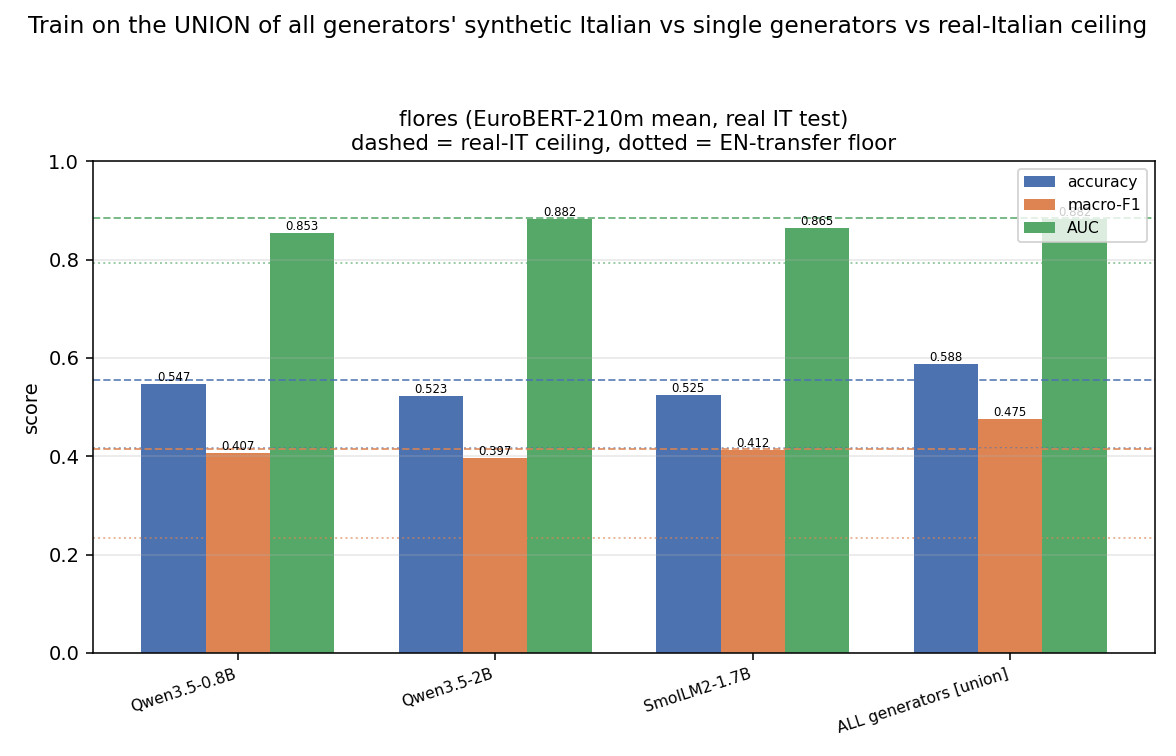

Generate this figure with Python:
"""all_paraphrases.py -- train the downstream classifier on the UNION of ALL generators'
synthetic Italian paraphrases (pooled), and compare against each single generator, the
real-Italian "ceiling", and the English-transfer "floor".

Idea
----
``gen_compare.py`` trains the SAME classifier once per generator.  Here we instead POOL the
synthetic Italian of every available generator into ONE training set and ask whether the
union beats the best single generator and how close it gets to the real-Italian ceiling.

Pipeline (matches ``gen_compare.py`` exactly)
---------------------------------------------
* Synthetic Italian per generator is read from the ``gen_compare`` cache
  (``%TEMP%\\opencode\\gen_compare\\gen_<gen>_<dataset>_<n>_<hash>.json``); nothing is generated.
* EuroBERT-**210m** **mean** embeddings (no per-language z-scoring -- gen_compare uses none).
  FLORES: fp32 forward, plain tokenization truncated to 511.  Toxic: bf16 forward, max_len 512.
* XGBoost, hist / max_bin 64 / cpu / n_jobs 2 / seed 0 / depth 8 / mcw 5 / lr 0.1 / n 400;
  FLORES ``multi:softprob`` (12-class), toxic ``binary:logistic``.
* Evaluate on the **real Italian** test.

Union features (no GPU needed)
------------------------------
EuroBERT mean pooling is **per-text**, so the union's feature matrix is exactly the vertical
stack of the per-generator mean embeddings (with the same row labels repeated).  We therefore
build ``X_union = vstack(emb_g for g in generators)`` from the cached per-generator matrices,
which is identical to embedding the pooled text -- and needs no embedder at all.  A GPU is
used only if a per-generator synthetic embedding cache is missing (toxic, when those bytes
land) and the embedder must actually run.

Outputs (create-only): ``all_paraphrases.json`` / ``.md`` / ``.png``.

Usage
-----
    python all_paraphrases.py                    # FLORES now (+ toxic if all gens cached)
    python all_paraphrases.py --datasets flores
    python all_paraphrases.py --from-json        # rebuild .md/.png from all_paraphrases.json
"""
import os

for _v in ("OMP_NUM_THREADS", "MKL_NUM_THREADS", "OPENBLAS_NUM_THREADS", "NUMEXPR_NUM_THREADS"):
    os.environ.setdefault(_v, "2")
os.environ.setdefault("TOKENIZERS_PARALLELISM", "false")
os.environ.setdefault("HF_HUB_DISABLE_TELEMETRY", "1")

import argparse
import glob
import json
import sys
import time

import numpy as np

REPO = os.path.dirname(os.path.abspath(__file__))
if REPO not in sys.path:
    sys.path.insert(0, REPO)

import gen_compare as GC            # reuse the exact pipeline (cache, embed, XGB, metrics)
import train_flores12 as T          # FLORES sentence splits

OUT_JSON = os.path.join(REPO, "all_paraphrases.json")
OUT_MD = os.path.join(REPO, "all_paraphrases.md")
OUT_PNG = os.path.join(REPO, "all_paraphrases.png")

BB = "210m"                         # EuroBERT-210m mean (primary backbone in gen_compare)
GENERATORS = list(GC.GENERATORS)
GEN_SHORT = dict(GC.GEN_SHORT)
COMBINED = "all_combined"
COMBINED_LABEL = "ALL generators"

_T0 = time.time()
_SMOKE = False


def log(msg):
    print("[%7.1fs] %s" % (time.time() - _T0, msg), flush=True)


# ------------------------------------------------------------------ data structures
def flores_struct():
    """Rebuild the exact FLORES structure gen_compare uses (EN train+val 997+504=1501)."""
    sent = T.prepare_sentence()
    y = np.asarray(sent["y"], dtype=int)
    tr, va, te = sent["train_idx"], sent["val_idx"], sent["test_idx"]
    trva = np.concatenate([tr, va])
    cur = sent["cur"]
    en_src = cur.iloc[trva]["en"].astype(str).tolist()
    it_ref = cur.iloc[trva]["it"].astype(str).tolist()
    return {"y": y, "trva": trva, "te": te, "en_src": en_src, "it_ref": it_ref,
            "sent": sent, "n_train": int(len(tr)), "n_val": int(len(va)),
            "n_test": int(len(te)), "classes": sent["classes"]}


def toxic_struct(en_cap, seed):
    """Rebuild the exact toxic structure gen_compare uses (EN train capped to en_cap, seed)."""
    import pandas as pd
    DATA_DIR = GC.DATA_DIR

    def read_split(lang, split):
        df = pd.read_parquet(os.path.join(DATA_DIR, "%s_%s.parquet" % (lang, split)))
        return df["text"].astype(str).tolist(), df["is_toxic"].astype(int).to_numpy()

    en_tr_text, y_en_all = read_split("en", "train")
    _, y_it_tr = read_split("it", "train")
    _, y_it_te = read_split("it", "test")
    n_en = len(y_en_all)
    cap = min(en_cap, n_en)
    rng = np.random.default_rng(seed)
    rows_used = np.sort(rng.choice(n_en, size=cap, replace=False))
    en_use = [en_tr_text[i] for i in rows_used]
    return {"en_src": en_use, "rows_used": rows_used, "y_en_all": y_en_all,
            "y_it_tr": y_it_tr, "y_it_te": y_it_te, "n_en": n_en,
            "en_cap": int(len(rows_used)), "n_it_train": int(len(y_it_tr)),
            "n_it_test": int(len(y_it_te))}


# ------------------------------------------------------------------ cache / embeddings
def gen_cache_path(generator, dataset, texts):
    """Exact path gen_compare.generate_italian would use for these (generator, dataset)."""
    return os.path.join(GC.CACHE, "gen_%s_%s_%d_%s.json" % (
        generator.replace("/", "__"), dataset, len(texts),
        GC._hash([generator, dataset] + list(texts))))


def load_gen(generator, dataset, texts):
    p = gen_cache_path(generator, dataset, texts)
    if not os.path.exists(p):
        return None
    with open(p, "r", encoding="utf-8") as f:
        return json.load(f)


def synth_emb(texts, ds):
    """Per-generator synthetic-Italian mean embedding (cache hit -> no GPU / no model load)."""
    model_id, dtype, max_len = GC.BACKBONES[BB]["model"], None, None
    if ds == "flores":
        dtype, max_len = "float32", GC.FLORES_EMB_MAX_LEN
    else:
        dtype, max_len = "bf16", GC.TOXIC_EMB_MAX_LEN
    return GC.ensure_synth_emb(texts, BB, ds, model_id, dtype, max_len)


def collect_generations(ds, en_src, generators):
    """Return {gen: [texts]} for the generators whose cache is present, else None entries."""
    out = {}
    for g in generators:
        cached = load_gen(g, ds, en_src)
        if cached is not None and len(cached) != len(en_src):
            log("  WARN %s/%s cache length %d != %d; ignoring"
                % (GEN_SHORT.get(g, g), ds, len(cached), len(en_src)))
            cached = None
        out[g] = cached
    return out


# ------------------------------------------------------------------ evaluation (one dataset)
def run_flores(data_ds, generators):
    f = GC.flores_data_for(BB, data_ds)
    y_tr = f["y_tr"]
    gens = collect_generations("flores", data_ds["en_src"], generators)
    available = [g for g in generators if gens[g] is not None]
    missing = [g for g in generators if gens[g] is None]
    if missing:
        log("  FLORES: generators with NO cached generations (skipped): %s"
            % ", ".join(GEN_SHORT.get(g, g) for g in missing))

    arms = {"order": [], "gaps": [GEN_SHORT.get(g, g) for g in missing]}
    arms["real_it"] = GC._eval_flores(BB, f["X_it_tr"], y_tr, f["X_it_te"], f["y_te"])
    arms["real_it"]["n_train"] = int(len(y_tr))
    arms["en_transfer"] = GC._eval_flores(BB, f["X_en_tr"], y_tr, f["X_it_te"], f["y_te"])
    arms["en_transfer"]["n_train"] = int(len(y_tr))

    embs = {}
    for g in available:
        log("  embedding/cached synthetic IT: %s (flores)" % GEN_SHORT.get(g, g))
        X = synth_emb(gens[g], "flores")
        embs[g] = X
        m = GC._eval_flores(BB, X, y_tr, f["X_it_te"], f["y_te"])
        m["n_train"] = int(len(y_tr))
        arms[g] = m
        log("    %-14s acc=%.4f macro_f1=%.4f auc=%.4f"
            % (GEN_SHORT.get(g, g), m["accuracy"], m["macro_f1"], m["auc"]))

    # ---- UNION: vstack of per-generator mean embeddings (= embedding the pooled text) ----
    if len(available) >= 1:
        Xcomb = np.vstack([embs[g] for g in available])
        ycomb = np.concatenate([y_tr for _ in available])
        log("  UNION (%s): X=%s y=%s (train)"
            % ("+".join(GEN_SHORT.get(g, g) for g in available), Xcomb.shape, ycomb.shape))
        mc = GC._eval_flores(BB, Xcomb, ycomb, f["X_it_te"], f["y_te"])
        mc["n_train"] = int(len(ycomb))
        mc["generators"] = list(available)
        arms[COMBINED] = mc
        log("    %-14s acc=%.4f macro_f1=%.4f auc=%.4f"
            % (COMBINED_LABEL, mc["accuracy"], mc["macro_f1"], mc["auc"]))
    arms["order"] = list(available) + [COMBINED]
    return arms


def run_toxic(data_ds, generators):
    f = GC.toxic_data_for(BB, data_ds)
    y_en = f["y_en_tr"]
    gens = collect_generations("toxic", data_ds["en_src"], generators)
    available = [g for g in generators if gens[g] is not None]
    missing = [g for g in generators if gens[g] is None]
    if missing:
        log("  TOXIC: generators with NO cached generations (skipped): %s"
            % ", ".join(GEN_SHORT.get(g, g) for g in missing))

    arms = {"order": [], "gaps": [GEN_SHORT.get(g, g) for g in missing]}
    arms["real_it"] = GC._eval_toxic(f["X_it_tr"], f["y_it_tr"], f["X_it_te"], f["y_it_te"])
    arms["real_it"]["n_train"] = int(len(f["y_it_tr"]))
    arms["en_transfer"] = GC._eval_toxic(f["X_en_tr"], f["y_en_tr"], f["X_it_te"], f["y_it_te"])
    arms["en_transfer"]["n_train"] = int(len(f["y_en_tr"]))

    embs = {}
    for g in available:
        log("  embedding/cached synthetic IT: %s (toxic)" % GEN_SHORT.get(g, g))
        X = synth_emb(gens[g], "toxic")
        embs[g] = X
        m = GC._eval_toxic(X, y_en, f["X_it_te"], f["y_it_te"])
        m["n_train"] = int(len(y_en))
        arms[g] = m
        log("    %-14s acc=%.4f f1=%.4f auc=%.4f"
            % (GEN_SHORT.get(g, g), m["accuracy"], m["f1"], m["auc"]))

    if len(available) >= 1:
        Xcomb = np.vstack([embs[g] for g in available])
        ycomb = np.concatenate([y_en for _ in available])
        log("  UNION (%s): X=%s y=%s (train)"
            % ("+".join(GEN_SHORT.get(g, g) for g in available), Xcomb.shape, ycomb.shape))
        mc = GC._eval_toxic(Xcomb, ycomb, f["X_it_te"], f["y_it_te"])
        mc["n_train"] = int(len(ycomb))
        mc["generators"] = list(available)
        arms[COMBINED] = mc
        log("    %-14s acc=%.4f f1=%.4f auc=%.4f"
            % (COMBINED_LABEL, mc["accuracy"], mc["f1"], mc["auc"]))
    arms["order"] = list(available) + [COMBINED]
    return arms


# ------------------------------------------------------------------ verdict
def verdict_for(ds, arms):
    pk = "macro_f1" if ds == "flores" else "f1"
    plabel = "macro-F1" if ds == "flores" else "F1"
    singles = {g: arms[g][pk] for g in arms["order"] if g != COMBINED and g in arms}
    best_g = max(singles, key=singles.get) if singles else None
    best_v = singles.get(best_g, float("nan"))
    comb = arms[COMBINED][pk] if COMBINED in arms else float("nan")
    ceil = arms["real_it"][pk]
    floor = arms["en_transfer"][pk]
    beats = comb > best_v + 1e-9
    pct_ceil = (100.0 * comb / ceil) if ceil else float("nan")
    txt = ("UNION of %d generator(s) reaches %.4f %s vs best single **%s** %.4f "
           "(%s) and real-IT ceiling %.4f (%.0f%% of ceiling, %+.4f vs ceiling); EN-transfer "
           "floor %.4f."
           % (len(arms.get(COMBINED, {}).get("generators", [])), comb, plabel,
              GEN_SHORT.get(best_g, best_g), best_v,
              "UNION WINS" if beats else "single wins", ceil, pct_ceil,
              (comb - ceil), floor))
    if arms.get("gaps"):
        txt += " (Missing generators: %s.)" % ", ".join(arms["gaps"])
    return {"text": txt, "beats_best_single": bool(beats), "best_single": best_g,
            "best_single_value": float(best_v), "combined_value": float(comb),
            "ceiling": float(ceil), "floor": float(floor), "pct_of_ceiling": float(pct_ceil)}


# ------------------------------------------------------------------ report / plot
def _jd(o):
    if isinstance(o, np.ndarray):
        return o.tolist()
    if isinstance(o, (np.floating,)):
        return float(o)
    if isinstance(o, (np.integer,)):
        return int(o)
    if isinstance(o, (np.bool_,)):
        return bool(o)
    return str(o)


def arm_label(a):
    if a == COMBINED:
        return COMBINED_LABEL + " [union]"
    if a == "real_it":
        return "real_it [ceiling]"
    if a == "en_transfer":
        return "en_transfer [floor]"
    return GEN_SHORT.get(a, a)


def build_md(payload):
    cfg = payload["config"]
    L = []
    L.append("# All-paraphrases: union of every generator's synthetic Italian")
    L.append("")
    L.append("We pool the synthetic Italian of **all available generators** into ONE training "
             "set and train the SAME fixed classifier (EuroBERT-**%s** mean -> XGBoost) used by "
             "`gen_compare.py`, then compare against each single generator, the **real Italian "
             "ceiling** and the **EN-transfer floor**, all evaluated on the **real Italian test**."
             % BB)
    L.append("")
    L.append("- Generators: %s." % ", ".join("`%s`" % g for g in payload["generators"]))
    L.append("- Union features = vertical stack of the per-generator mean embeddings "
             "(EuroBERT mean pooling is per-text, so this equals embedding the pooled text).")
    L.append("- XGBoost (CPU, fixed): hist, max_bin 64, cpu, n_jobs 2, seed 0, depth 8, mcw 5, "
             "lr 0.1, n 400 (FLORES `multi:softprob`; toxic `binary:logistic`).")
    L.append("- Generation: read from the `gen_compare` cache; **no generation was run**.")
    L.append("")

    for ds in payload["completed_datasets"]:
        arms = payload["results"][ds]
        pk = "macro_f1" if ds == "flores" else "f1"
        plabel = "macro-F1" if ds == "flores" else "F1"
        L.append("## Dataset: %s (real Italian test)" % ds)
        L.append("")
        L.append("| arm | accuracy | %s | AUC | n_train |" % plabel)
        L.append("|---|---|---|---|---|")
        if COMBINED in arms:
            m = arms[COMBINED]
            L.append("| **%s** | %.4f | **%.4f** | %.4f | %d |"
                     % (COMBINED_LABEL, m["accuracy"], m[pk], m["auc"], m["n_train"]))
        for g in arms["order"]:
            if g == COMBINED:
                continue
            m = arms[g]
            L.append("| %s | %.4f | %.4f | %.4f | %d |"
                     % (GEN_SHORT.get(g, g), m["accuracy"], m[pk], m["auc"], m["n_train"]))
        for b in ("real_it", "en_transfer"):
            m = arms[b]
            L.append("| %s (%s) | %.4f | %.4f | %.4f | %d |"
                     % (b, "ceiling" if b == "real_it" else "floor",
                        m["accuracy"], m[pk], m["auc"], m["n_train"]))
        L.append("")
        v = payload["verdicts"][ds]
        L.append("- **Verdict:** %s" % v["text"])
        L.append("- Combining all generators **%s** the best single generator."
                 % ("beats" if v["beats_best_single"] else "does NOT beat"))
        L.append("")

    if payload.get("pending"):
        L.append("## Pending")
        L.append("")
        for ds, why in payload["pending"].items():
            L.append("- **%s**: %s" % (ds, why))
        L.append("")

    L.append("![all_paraphrases](all_paraphrases.png)")
    L.append("")
    return "\n".join(L)


def plot(payload, out_png):
    import matplotlib
    matplotlib.use("Agg")
    import matplotlib.pyplot as plt

    dss = [d for d in payload["completed_datasets"] if COMBINED in payload["results"][d]]
    if not dss:
        dss = payload["completed_datasets"]
    fig, axes = plt.subplots(1, len(dss), figsize=(8.4 * len(dss), 5.4), squeeze=False)
    for ax, ds in zip(axes[0], dss):
        arms = payload["results"][ds]
        order = list(arms["order"])
        labels = [arm_label(a) for a in order]
        if ds == "flores":
            metrics = [("accuracy", "accuracy", "#4c72b0"),
                       ("macro_f1", "macro-F1", "#dd8452"),
                       ("auc", "AUC", "#55a868")]
        else:
            metrics = [("accuracy", "accuracy", "#4c72b0"),
                       ("f1", "F1 (pos)", "#dd8452"),
                       ("auc", "AUC", "#55a868")]
        x = np.arange(len(order))
        w = 0.25
        colors = ["#c44e52" if a == COMBINED else ("#8172b3" if a in ("real_it", "en_transfer")
                  else "#4c72b0") for a in order]
        for j, (mk, lab, col) in enumerate(metrics):
            vals = [arms[a][mk] for a in order]
            bars = ax.bar(x + (j - 1) * w, vals, w, label=lab, color=col)
            for r in bars:
                ax.annotate("%.3f" % r.get_height(),
                            (r.get_x() + r.get_width() / 2, r.get_height()),
                            ha="center", va="bottom", fontsize=6)
        for mk, lab, col in metrics:
            ax.axhline(arms["real_it"][mk], color=col, linestyle="--", linewidth=1.0, alpha=0.8)
            ax.axhline(arms["en_transfer"][mk], color=col, linestyle=":", linewidth=1.0, alpha=0.6)
        ax.set_xticks(x)
        ax.set_xticklabels(labels, rotation=18, ha="right", fontsize=8)
        ax.set_ylim(0, 1.0)
        ax.set_ylabel("score")
        ax.set_title("%s (EuroBERT-%s mean, real IT test)\ndashed = real-IT ceiling, "
                     "dotted = EN-transfer floor" % (ds, BB), fontsize=11)
        ax.grid(axis="y", alpha=0.3)
        ax.legend(fontsize=8, loc="upper right")
    fig.suptitle("Train on the UNION of all generators' synthetic Italian vs single "
                 "generators vs real-Italian ceiling", fontsize=12)
    fig.tight_layout(rect=[0, 0, 1, 0.94])
    fig.savefig(out_png, dpi=140)
    plt.close(fig)
    log("wrote %s" % out_png)


def write_outputs(payload):
    with open(OUT_JSON, "w", encoding="utf-8") as f:
        json.dump(payload, f, indent=2, default=_jd, ensure_ascii=False)
    with open(OUT_MD, "w", encoding="utf-8") as f:
        f.write(build_md(payload))
    plot(payload, OUT_PNG)
    log("wrote %s, %s, %s" % (os.path.basename(OUT_JSON), os.path.basename(OUT_MD),
                              os.path.basename(OUT_PNG)))


def toxic_ready(generators):
    """Which generators already have a cached toxic-8000 generation file."""
    present = set()
    for f in glob.glob(os.path.join(GC.CACHE, "gen_*_toxic_8000_*.json")):
        name = os.path.basename(f)
        for g in generators:
            if name.startswith("gen_" + g.replace("/", "__") + "_toxic_8000_"):
                present.add(g)
    return present


# ------------------------------------------------------------------ main
def main(argv=None):
    global _SMOKE, BB
    argv = sys.argv[1:] if argv is None else argv
    ap = argparse.ArgumentParser(description="Union-of-all-generators synthetic-IT comparison.")
    ap.add_argument("--generators", default=",".join(GENERATORS))
    ap.add_argument("--datasets", default="flores,toxic",
                    help="comma list from {flores,toxic}; toxic is auto-skipped to 'pending' "
                         "unless every generator's toxic cache is present")
    ap.add_argument("--backbone", default=BB, choices=list(GC.BACKBONES))
    ap.add_argument("--en-cap", type=int, default=GC.DEFAULT_EN_CAP)
    ap.add_argument("--seed", type=int, default=GC.DEFAULT_SEED)
    ap.add_argument("--smoke", action="store_true")
    ap.add_argument("--from-json", action="store_true")
    args = ap.parse_args(argv)

    BB = args.backbone

    if args.from_json:
        with open(OUT_JSON, "r", encoding="utf-8") as f:
            payload = json.load(f)
        with open(OUT_MD, "w", encoding="utf-8") as f:
            f.write(build_md(payload))
        plot(payload, OUT_PNG)
        print("rebuilt %s and %s from %s"
              % (os.path.basename(OUT_MD), os.path.basename(OUT_PNG), os.path.basename(OUT_JSON)))
        return 0

    _SMOKE = args.smoke
    GC._SMOKE = args.smoke
    generators = [g.strip() for g in args.generators.split(",") if g.strip()]
    datasets = [d.strip() for d in args.datasets.split(",") if d.strip()]

    # CPU-only XGB by construction; device is irrelevant unless a synthetic-embed cache misses,
    # in which case gen_compare's embedder uses cuda when available.
    import torch
    GC._DEVICE = "cuda" if torch.cuda.is_available() else "cpu"
    log("device=%s backbone=%s generators=%s datasets=%s"
        % (GC._DEVICE, BB, generators, datasets))

    payload = {
        "config": {"generators": generators, "datasets": datasets, "backbone": BB,
                   "xgb": dict(GC.XGB_PARAMS), "src_lang": GC.SRC_LANG, "tgt_lang": GC.TGT_LANG,
                   "embed": "EuroBERT-%s mean (per-text)" % BB,
                   "flores_emb": {"dtype": "float32", "max_len": GC.FLORES_EMB_MAX_LEN},
                   "toxic_emb": {"dtype": "bf16", "max_len": GC.TOXIC_EMB_MAX_LEN},
                   "seed": int(args.seed), "toxic_en_cap": int(args.en_cap),
                   "python": sys.version.split()[0]},
        "generators": generators, "results": {}, "verdicts": {}, "completed_datasets": [],
        "pending": {},
    }

    if "flores" in datasets:
        log("######## FLORES ########")
        struct = flores_struct()
        payload["config"]["flores_n_test"] = struct["n_test"]
        arms = run_flores(struct, generators)
        payload["results"]["flores"] = arms
        payload["verdicts"]["flores"] = verdict_for("flores", arms)
        payload["completed_datasets"].append("flores")
        write_outputs(payload)

    if "toxic" in datasets:
        log("######## TOXIC ########")
        ready = toxic_ready(generators)
        if set(generators) - ready:
            missing = sorted(set(generators) - ready)
            payload["pending"]["toxic"] = (
                "not run: toxic generations cached for {%s}; missing {%s} "
                "(the gen_compare run is still generating; re-run this script when they land)."
                % (", ".join(sorted(GC.GEN_SHORT.get(g, g) for g in ready)) or "none",
                   ", ".join(GC.GEN_SHORT.get(g, g) for g in missing)))
            log("TOXIC pending: %s" % payload["pending"]["toxic"])
        else:
            struct = toxic_struct(args.en_cap, args.seed)
            payload["config"]["toxic_n_test"] = struct["n_it_test"]
            arms = run_toxic(struct, generators)
            payload["results"]["toxic"] = arms
            payload["verdicts"]["toxic"] = verdict_for("toxic", arms)
            payload["completed_datasets"].append("toxic")
            write_outputs(payload)

    write_outputs(payload)
    log("done")
    return 0


if __name__ == "__main__":
    sys.exit(main())
